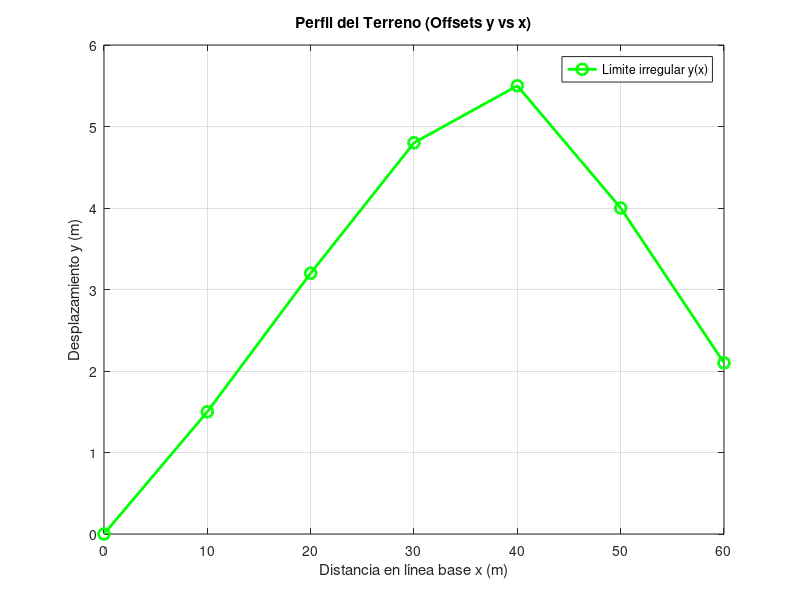

Here is the MATLAB script that generated this plot:
% 03-terreno.m - Problema 3: Cálculo de área de un terreno (TP 06)
%
% Calcula el área de una parcela de terreno delimitada por un río y bordes rectos
% utilizando mediciones de offsets (desplazamientos) transversales a lo largo de una línea base.

clc;

% Posiciones sobre la línea base (m) y desplazamientos (offsets y en metros)
x = [0, 10, 20, 30, 40, 50, 60];
y = [0, 1.5, 3.2, 4.8, 5.5, 4.0, 2.1];
h = x(2) - x(1); % espaciamiento constante

fprintf('========================================================\n');
fprintf('  PROBLEMA 3 - CÁLCULO DE ÁREA DE TERRENO\n');
fprintf('========================================================\n');
fprintf('x (m): '); fprintf('%6.1f ', x); fprintf('\n');
fprintf('y (m): '); fprintf('%6.1f ', y); fprintf('\n');
fprintf('Espaciamiento h = %.1f m\n\n', h);

% ----------------------------------------------------------------------
% a) Regla del Trapecio
% ----------------------------------------------------------------------
Area_trap = (h / 2) * (y(1) + 2*sum(y(2:end-1)) + y(end));
fprintf('Área (Regla del Trapecio): %.4f m^2\n', Area_trap);

% ----------------------------------------------------------------------
% b) Regla de Simpson 1/3 (requiere número par de subintervalos -> 6 subintervalos / 7 puntos)
% ----------------------------------------------------------------------
% y tiene 7 puntos (6 subintervalos, que es par)
Area_simpson13 = (h / 3) * (y(1) + 4*sum(y(2:2:end-1)) + 2*sum(y(3:2:end-2)) + y(end));
fprintf('Área (Regla de Simpson 1/3): %.4f m^2\n', Area_simpson13);

% ----------------------------------------------------------------------
% c) Regla de Simpson 3/8 (para 3 subintervalos o combinada)
% ----------------------------------------------------------------------
% Primeros 4 puntos (3 subintervalos): Simpson 3/8
Area_simpson38 = (3 * h / 8) * (y(1) + 3*y(2) + 3*y(3) + y(4));
% Últimos 4 puntos (3 subintervalos): Simpson 3/8
Area_simpson38_2 = (3 * h / 8) * (y(4) + 3*y(5) + 3*y(6) + y(7));
Area_simpson38_total = Area_simpson38 + Area_simpson38_2;
fprintf('Área (Regla de Simpson 3/8 combinada): %.4f m^2\n', Area_simpson38_total);

% ----------------------------------------------------------------------
% Gráfico
% ----------------------------------------------------------------------
figure('Name', 'Problema 3 - Área de Terreno');
plot(x, y, 'go-', 'LineWidth', 2, 'MarkerSize', 8);
grid on;
title('Perfil del Terreno (Offsets y vs x)');
xlabel('Distancia en línea base x (m)');
ylabel('Desplazamiento y (m)');
legend({'Límite irregular y(x)'}, 'Location', 'northeast');
